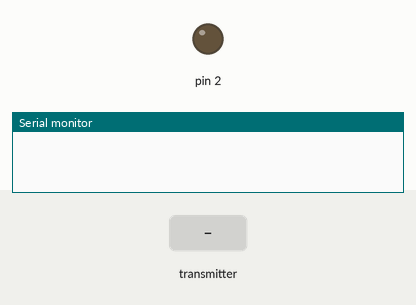
This sketch was run on a simulated Arduino Uno, built with avr-gcc and run on an emulated ATmega328P. Shown: output pins drawn as LEDs (lit = HIGH), the last lines printed to the serial monitor. Dashed ring = blinking. The test bench sets the inputs (shaded band). No radio packets arrive unless stated.

Above: at 1.2 s.
1.3 s: the transmitter starts sending parity = 128
At 4.0 s:
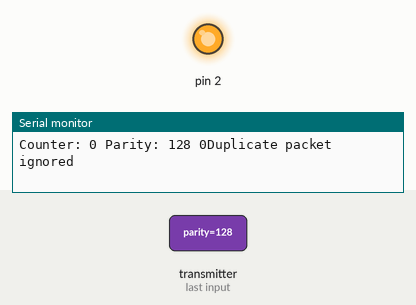
4.3 s: the transmitter starts sending counter = 256
7.3 s: the transmitter starts sending mang.1 = 64
10.3 s: the transmitter starts sending parity = 0
At 10.6 s:
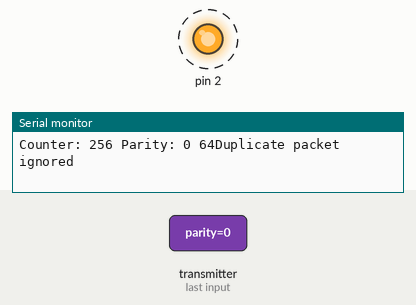
13.3 s: the transmitter starts sending counter = 1023
At 14.5 s:
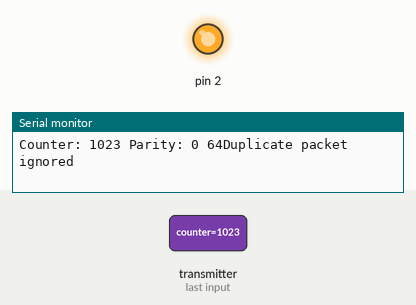
16.3 s: the transmitter starts sending mang.1 = 0
Timing chart, 0 to 19.3 s (numbered marks = the images above; inputs shaded):
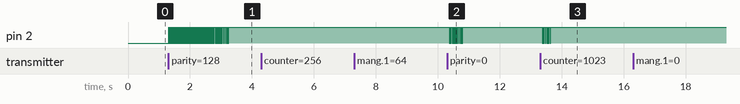

Measured:
- after the input at 1.3 s, pin 2: alternates HIGH for 0.02 s and LOW for 0.03 s, 77 changes in all, then stays HIGH, starting at once
- after the input at 10.3 s, pin 2: alternates HIGH for 0.02 s and LOW for 0.03 s, 18 changes in all, then stays HIGH, starting after 0.07 s
- after the input at 13.3 s, pin 2: alternates HIGH for 0.02 s and LOW for 0.03 s, 12 changes in all, then stays HIGH, starting after 0.07 s

The sketch:

Yeahrepeater.ino
```cpp
#include <SPI.h>
#include <nRF24L01.h>
#include <RF24.h>
//----------------------------------
RF24 radio(5, 4);
//----------------------------------
const uint64_t pipe1 = 0xF0F0F0F0A1;
const uint64_t pipe2 = 0xF0F0F0F0A2;

uint16_t lastCounter = 0;
bool lastParity = 0;
//----------------------------------
struct Payload {
  uint8_t parity;
  uint16_t counter;
  byte mang[2];  //Mảng có 2 phần tử;
};
//----------------------------------
//==========================================================================
void setup() {
  pinMode(2, OUTPUT);
  Serial.begin(9600);
  radio.begin();
  radio.openReadingPipe(1, pipe1);
  radio.openWritingPipe(pipe2);
  radio.setChannel(80);
  radio.setPALevel(RF24_PA_MAX);
  radio.setDataRate(RF24_250KBPS);
}
//==========================================================================
void loop() {
  delay(15);
  Payload payload;
  radio.startListening();
  while (!radio.available()) digitalWrite(2, LOW);
  radio.read(&payload, sizeof(payload));
  Serial.print("Counter: "); Serial.print(payload.counter); Serial.print(' ');
  Serial.print("Parity: "); Serial.print(payload.parity); Serial.print(' ');
  Serial.print(payload.mang[1]);
  //--------------------------------------------------------------
  delay(15);
  digitalWrite(2, HIGH);
  if (isValidPacket(payload)) {
    updateLastPacket(payload);
    radio.stopListening();
    bool ok = radio.write(&payload, sizeof(payload));
    Serial.println(ok);
  } else {
    Serial.println("Duplicate packet ignored");
  }
  //--------------------------------------------------------------
}
bool isValidPacket(Payload& payload) {
  return ((payload.counter > lastCounter && payload.parity == lastParity) ||
          (payload.counter < lastCounter && payload.parity != lastParity));
}
void updateLastPacket(Payload& payload) {
  lastCounter = payload.counter;
  lastParity = payload.parity;
}
```
